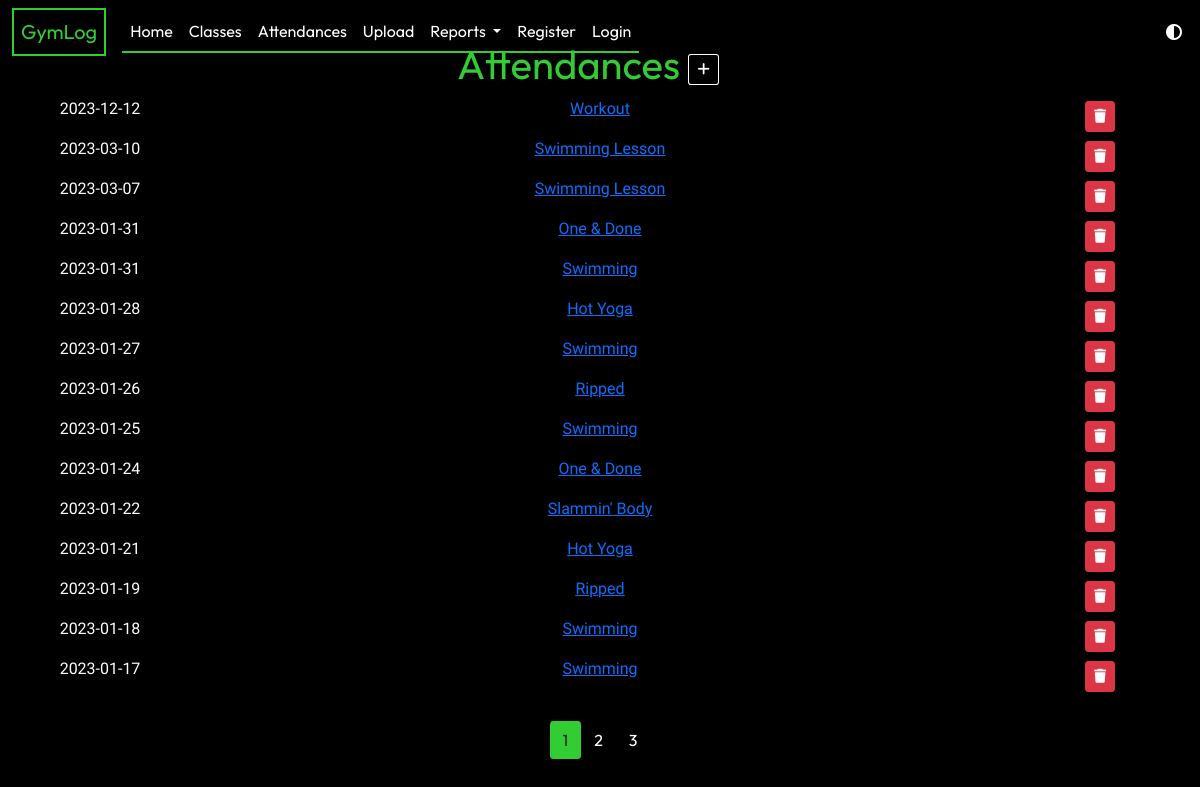
Screenshot of /attendances with the database file from the repository.
### app/models.py (models this page shows, shortened)
class Attendance(db.Model):
    id = db.Column(db.Integer, primary_key=True)
    class_id = db.Column(db.Integer, db.ForeignKey(
        'gym_class.id'), nullable=False)
    date_attended = db.Column(db.Date, nullable=False,
                              default=date.today)

class GymClass(db.Model):
    id = db.Column(db.Integer, primary_key=True)
    name = db.Column(db.String(20), unique=True, nullable=False)
    class_type = db.Column(db.String(3), default='Workout')
    attendance_list = db.relationship(
        'Attendance', backref='class_taken', lazy=True)

### app/routes.py (the view)
@app.route('/attendances')
def attendances():
    page = request.args.get('page', 1, type=int)
    attendance_list = Attendance.query.order_by(
        Attendance.date_attended.desc()).paginate(page=page, per_page=15)
    return render_template('attendances.html', title='Attendances', attendance_list=attendance_list)

### app/templates/attendances.html (shortened to what this page needs)
{% extends "layout.html" %}
{% block content %}
<div class="row align-items-center">
    <h1>Attendances <a href="{{ url_for('new_attendance') }}" class="btn btn-sm btn-add"><i
                class="fa-solid fa-plus"></i></a>
    </h1>
</div>
<div class="content">
    {% for a in attendance_list %}
    <div class="row">
        <div class="col-2">
            <p>{{ a.date_attended.strftime('%Y-%m-%d') }}</p>
        </div>
        <div class="col-8">
            <p><a class="site-link" href="{{ url_for('show_class', class_id=a.class_id) }}">{{ a.class_taken.name }}</a>
            </p>
        </div>
        <div class="col-2">
            <button type="button" class="btn btn-danger btn-sm m-1" data-bs-toggle="modal"
                data-bs-target="#deleteModal"><i class="fa-solid fa-trash"></i></button>
        </div>
    </div>
    {% endfor %}
</div>
<nav class="mt-4">
    <ul class="pagination justify-content-center">
        {% for page_num in attendance_list.iter_pages(left_edge=1, right_edge=1, left_current=1, right_current=2) %}
        {% if page_num %}
        {% if attendance_list.page == page_num %}
        <li><a class="btn btn-current mb-4" href="{{ url_for('attendances', page=page_num) }}">{{ page_num }}</a></li>
        {% else %}
        <li><a class="btn btn-other mb-4" href="{{ url_for('attendances', page=page_num) }}">{{ page_num }}</a>
        </li>
        {% endif %}
        {% else %}
        ...
        {% endif %}
        {% endfor %}
    </ul>
</nav>
{% endblock content %}

### app/static/main.css (style rules this page uses)
:root { --primary-color: black; --secondary-color: white; --accent-color: #32cd32; --typewriter-speed: 2s; --typewriter-chars: 17; }
body { background-color: var(--primary-color); color: var(--secondary-color); margin: 0; min-height: 100vh; font-family: 'Roboto'; }
h1, h2, h3, h4 { color: var(--accent-color); font-family: Outfit; }
nav { font-family: Outfit; }
.btn-current { background-color: var(--accent-color); border-radius: 10%; }
.btn-other { background-color: transparent; color: var(--secondary-color) }
.btn-add { background-color: transparent; border-color: var(--secondary-color); color: var(--secondary-color); border-radius: 10%; }

### rows the page displays
Attendance: date_attended "2023-12-12", class_taken.name "Workout"
Attendance: date_attended "2023-03-10", class_taken.name "Swimming Lesson"
Attendance: date_attended "2023-03-07", class_taken.name "Swimming Lesson"
Attendance: date_attended "2023-01-31", class_taken.name "One & Done"
Attendance: date_attended "2023-01-31", class_taken.name "Swimming"
Attendance: date_attended "2023-01-28", class_taken.name "Hot Yoga"
Attendance: date_attended "2023-01-27", class_taken.name "Swimming"
Attendance: date_attended "2023-01-26", class_taken.name "Ripped"
Attendance: date_attended "2023-01-25", class_taken.name "Swimming"
Attendance: date_attended "2023-01-24", class_taken.name "One & Done"
Attendance: date_attended "2023-01-22", class_taken.name "Slammin' Body"
Attendance: date_attended "2023-01-21", class_taken.name "Hot Yoga"
Attendance: date_attended "2023-01-19", class_taken.name "Ripped"
Attendance: date_attended "2023-01-18", class_taken.name "Swimming"
Attendance: date_attended "2023-01-17", class_taken.name "Swimming"

### other values shown
{{ page_num }} "1"
{{ page_num }} "2" "3"
